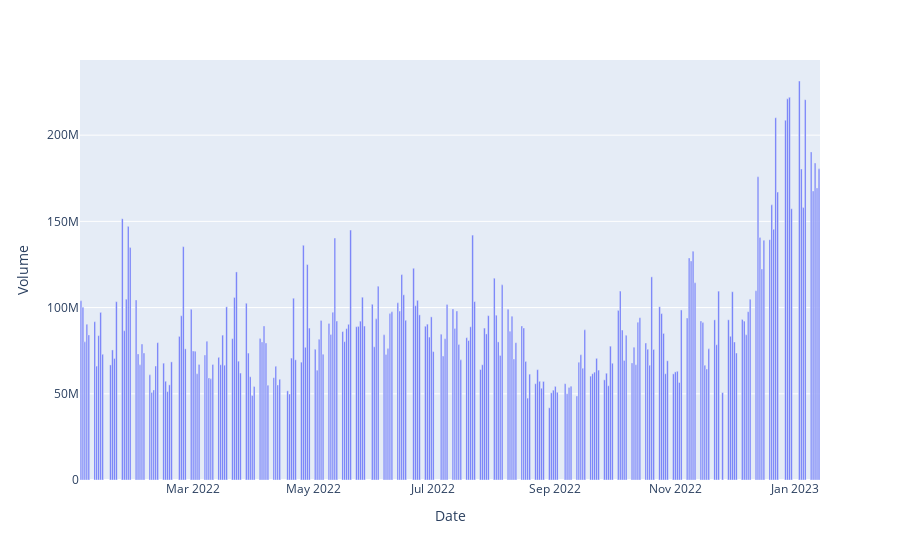

Source (notebook cell):
### Markdown cell above
The hight transactional volume of Tesla on Dec 21, 2021 is because it joined S&P 500

### Code cell
px.bar(df, x='Date', y='Volume')

### Figure 1 — Plotly figure (JSON) as saved in the notebook; plotly's stock layout.template omitted (floating-point values rounded to 4 significant figures; data arrays with more than 128 entries replaced by an {"elided": "..."} marker saying what was removed)
{"data": [{"alignmentgroup": "True", "hovertemplate": "Date=%{x}<br>Volume=%{y}<extra></extra>", "legendgroup": "", "marker": {"color": "#636efa", "pattern": {"shape": ""}}, "name": "", "offsetgroup": "", "orientation": "v", "showlegend": false, "textposition": "auto", "type": "bar", "x": {"elided": "260 str values"}, "xaxis": "x", "y": {"elided": "260 int values"}, "yaxis": "y"}], "layout": {"barmode": "relative", "legend": {"tracegroupgap": 0}, "margin": {"t": 60}, "xaxis": {"anchor": "y", "domain": [0, 1], "title": {"text": "Date"}}, "yaxis": {"anchor": "x", "domain": [0, 1], "title": {"text": "Volume"}}}}
